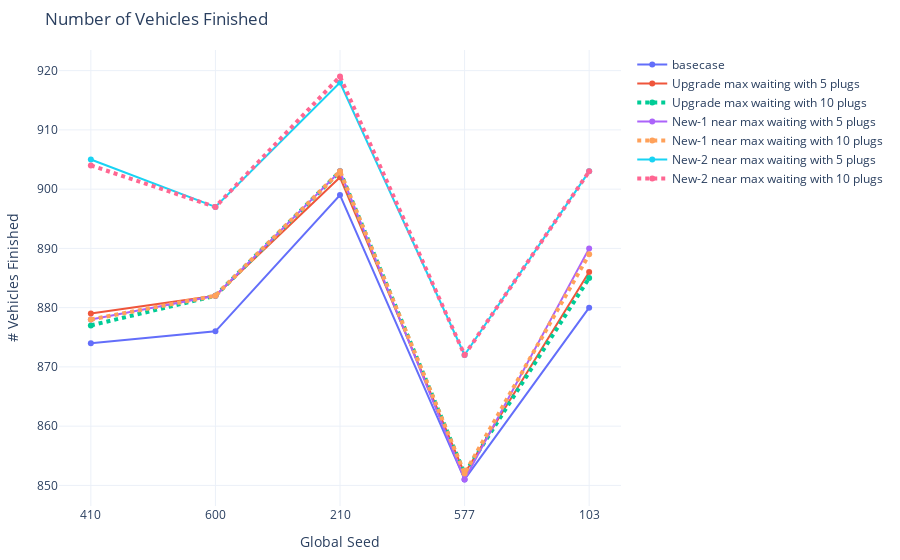

Here is the notebook cell this chart was saved with:
### Code cell
# EVs finished
fig = go.Figure()
fig.add_trace(go.Scatter(x=seeds, y=count_stats[(500 <= count_stats['analysis_id']) & (count_stats['analysis_id']<= 504)].sort_values('analysis_id')['fin_count'],
                    mode='lines+markers',
                    name='basecase'))
fig.add_trace(go.Scatter(x=seeds, y=count_stats[(506 <= count_stats['analysis_id']) & (count_stats['analysis_id']<= 510)].sort_values('analysis_id')['fin_count'],
                    mode='lines+markers',
                    name='Upgrade max waiting with 5 plugs'))
fig.add_trace(go.Scatter(x=seeds, y=count_stats[(511 <= count_stats['analysis_id']) & (count_stats['analysis_id']<= 515)].sort_values('analysis_id')['fin_count'],
                    mode='lines+markers',
                    name='Upgrade max waiting with 10 plugs', line=dict(width=4, dash='dot')))
fig.add_trace(go.Scatter(x=seeds, y=count_stats[(516 <= count_stats['analysis_id']) & (count_stats['analysis_id']<= 520)].sort_values('analysis_id')['fin_count'],
                    mode='lines+markers',
                    name='New-1 near max waiting with 5 plugs'))
fig.add_trace(go.Scatter(x=seeds, y=count_stats[(521 <= count_stats['analysis_id']) & (count_stats['analysis_id']<= 525)].sort_values('analysis_id')['fin_count'],
                    mode='lines+markers',
                    name='New-1 near max waiting with 10 plugs', line=dict(width=4, dash='dot')))
fig.add_trace(go.Scatter(x=seeds, y=count_stats[(526 <= count_stats['analysis_id']) & (count_stats['analysis_id']<= 530)].sort_values('analysis_id')['fin_count'],
                    mode='lines+markers',
                    name='New-2 near max waiting with 5 plugs'))
fig.add_trace(go.Scatter(x=seeds, y=count_stats[(531 <= count_stats['analysis_id']) & (count_stats['analysis_id']<= 535)].sort_values('analysis_id')['fin_count'],
                    mode='lines+markers',
                    name='New-2 near max waiting with 10 plugs', line=dict(width=4, dash='dot')))
fig.update_xaxes(type='category')
fig.update_layout(margin=dict(l=20, r=20, t=50, b=20), uniformtext_minsize=8, uniformtext_mode='hide', template='plotly_white', title="Number of Vehicles Finished",
        yaxis_title="# Vehicles Finished", 
        xaxis_title="Global Seed")
fig.show()

### Figure 1 — Plotly figure (JSON) as saved in the notebook; plotly's stock layout.template omitted (floating-point values rounded to 4 significant figures)
{"data": [{"mode": "lines+markers", "name": "basecase", "type": "scatter", "x": ["410", "600", "210", "577", "103"], "y": [874, 876, 899, 851, 880]}, {"mode": "lines+markers", "name": "Upgrade max waiting with 5 plugs", "type": "scatter", "x": ["410", "600", "210", "577", "103"], "y": [879, 882, 902, 852, 886]}, {"line": {"dash": "dot", "width": 4}, "mode": "lines+markers", "name": "Upgrade max waiting with 10 plugs", "type": "scatter", "x": ["410", "600", "210", "577", "103"], "y": [877, 882, 903, 852, 885]}, {"mode": "lines+markers", "name": "New-1 near max waiting with 5 plugs", "type": "scatter", "x": ["410", "600", "210", "577", "103"], "y": [878, 882, 903, 851, 890]}, {"line": {"dash": "dot", "width": 4}, "mode": "lines+markers", "name": "New-1 near max waiting with 10 plugs", "type": "scatter", "x": ["410", "600", "210", "577", "103"], "y": [878, 882, 903, 852, 889]}, {"mode": "lines+markers", "name": "New-2 near max waiting with 5 plugs", "type": "scatter", "x": ["410", "600", "210", "577", "103"], "y": [905, 897, 918, 872, 903]}, {"line": {"dash": "dot", "width": 4}, "mode": "lines+markers", "name": "New-2 near max waiting with 10 plugs", "type": "scatter", "x": ["410", "600", "210", "577", "103"], "y": [904, 897, 919, 872, 903]}], "layout": {"autosize": true, "margin": {"b": 20, "l": 20, "r": 20, "t": 50}, "title": {"text": "Number of Vehicles Finished"}, "uniformtext": {"minsize": 8, "mode": "hide"}, "xaxis": {"autorange": true, "range": [-0.2466, 4.247], "title": {"text": "Global Seed"}, "type": "category"}, "yaxis": {"autorange": true, "range": [846.3, 923.7], "title": {"text": "# Vehicles Finished"}, "type": "linear"}}}
